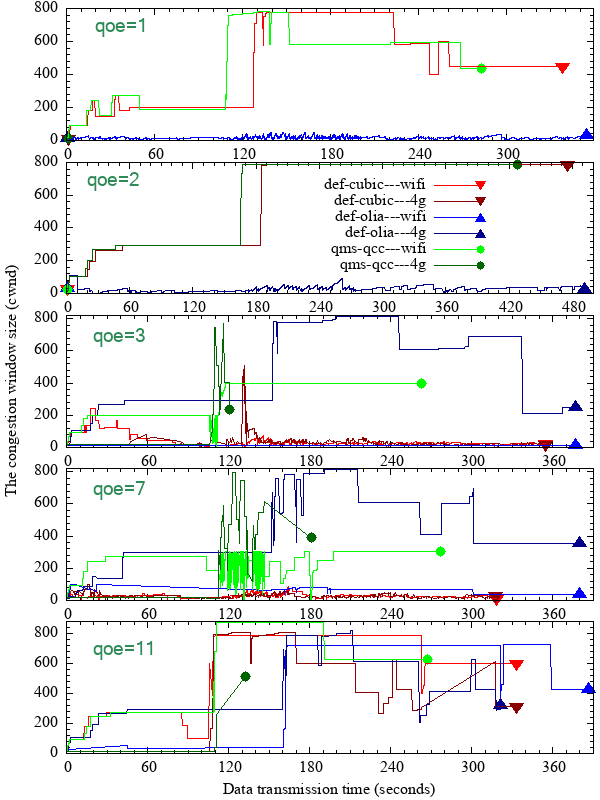

Write gnuplot code to recreate this figure.
# dnf install gnuplot

# /bin/cp /opt/note/paper/xxu/paper/paper-2/gnuplot/test-01---cwnd.plt /root/文档/paper2---original--test--data---20210729---OK/
# /bin/cp /opt/note/paper/xxu/paper/paper-2/gnuplot/test-01---cwnd.plt /mnt/hdd/data/新乡学院/paper/paper-2---testing---results---20210729/paper2---original--test--data---20210729---OK

# cd /root/文档/paper2---original--test--data---20210729---OK/
# cd /mnt/hdd/data/新乡学院/paper/paper-2---testing---results---20210729/paper2---original--test--data---20210729---OK

# gnuplot < test-01---cwnd.plt  > test-01---cwnd.png
# eog     test-01---cwnd.png &
# display test-01---cwnd.png &

# /bin/cp test-0*cwnd.png /opt/note/paper/xxu/paper/paper-2/gnuplot && /bin/cp test-0*cwnd.png /root/图片

reset
set terminal png font "times new roman" size 600,800

# set tmargin 2
# set bmargin 2
# set lmargin 1
# set rmargin 1

if (!exists("MP_LEFT"))   MP_LEFT = .11
if (!exists("MP_RIGHT"))  MP_RIGHT = .99
if (!exists("MP_TOP"))    MP_TOP = .99
if (!exists("MP_BOTTOM")) MP_BOTTOM = .058
if (!exists("MP_GAP"))    MP_GAP = 0.026

# set multiplot layout 6,3
# set multiplot layout 6,3 rowsfirst title "{/:Bold=12 Multiplot with explicit page margins}"
set multiplot layout 5,1 rowsfirst margins screen MP_LEFT, MP_RIGHT, MP_BOTTOM, MP_TOP spacing screen MP_GAP

# set label 1 at  2,1.2  'e-ssthresh'
# set arrow from 1,0.211261 to 186,0.211261  nohead front ls 10 lt 0 lc "green"



set xrange [0:359]
set xtics 0,60,359
set mxtics 6
# set xtics ('' 0, '' 60, '' 120, '' 180, '' 240, '' 300, '' 360)
set yrange [0:800]
set ytics 0,200,800
set mytics 5
# set title "def-cubic-qoe01"
set label 1 at 20,680 "qoe=1" tc rgb "sea-green" font "Microsoft Sans Serif,14"
set label 2 at 337.704775,450 point pt 11 ps 1.5 lc rgb "red"
set label 3 at 1.492032,10 point pt 11 ps 1.5 lc rgb "dark-red"
set label 4 at 354.140469,32 point pt 9 ps 1.5 lc rgb "blue"
set label 5 at 0.771159,10 point pt 9 ps 1.5 lc rgb "dark-blue"
set label 6 at 282.521784,436 point pt 7 ps 1.5 lc rgb "green"
set label 7 at 1.424398,10 point pt 7 ps 1.5 lc rgb "dark-green"
plot \
     "test-01-def-cubic-qoe01.txt---wlan0" using 1:3 with lines lw 1 lt 3 lc "red" title '', \
\
     "test-01-def-cubic-qoe01.txt---rmnet_data" using 1:3 with lines lw 1 lt 3 lc "dark-red" title '', \
\
     "test-01-def-olia-qoe01.txt---wlan0" using 1:3 with lines lw 1 lt 3 lc "blue" title '', \
\
     "test-01-def-olia-qoe01.txt---rmnet_data" using 1:3 with lines lw 1 lt 3 lc "dark-blue" title '', \
\
     "test-01-qms-qcc-qoe01.txt---wlan0" using 1:3 with lines lw 1 lt 3 lc "green" title '', \
\
     "test-01-qms-qcc-qoe01.txt---rmnet_data" using 1:3 with lines lw 1 lt 3 lc "dark-green" title ''


unset label
# unset ylabel
set xrange [0:500]
set xtics 0,60,500
set mxtics 6
# set xtics ('' 0, '' 60, '' 120, '' 180, '' 240, '' 300, '' 360, '' 420, '' 480)
set yrange [0:800]
set ytics 0,200,800
set mytics 5
# set title "def-cubic-qoe02"

set label 12 at 393,668 point pt 11 ps 1.3 lc rgb "red"
set label 13 at 393,570 point pt 11 ps 1.3 lc rgb "dark-red"
set label 14 at 393,460 point pt 9 ps 1.3 lc rgb "blue"
set label 15 at 393,360 point pt 9 ps 1.3 lc rgb "dark-blue"
set label 16 at 393,270 point pt 7 ps 1.3 lc rgb "green"
set label 17 at 393,170 point pt 7 ps 1.3 lc rgb "dark-green"

set label 1 at 20,680 "qoe=2" tc rgb "sea-green" font "Microsoft Sans Serif,14"
set label 2 at 1.024515,28 point pt 11 ps 1.5 lc rgb "red"
set label 3 at 474.965124,788 point pt 11 ps 1.5 lc rgb "dark-red"
set label 4 at 1.027335,28 point pt 9 ps 1.5 lc rgb "blue"
set label 5 at 491.882590,25 point pt 9 ps 1.5 lc rgb "dark-blue"
set label 6 at 1.058780,26 point pt 7 ps 1.5 lc rgb "green"
set label 7 at 427.790590,787 point pt 7 ps 1.5 lc rgb "dark-green"
set key spacing 1.1 font ",12" at 220,120 bottom left samplen 5		# Increasing the value of <some number> should increase the distance between titles.
plot \
     "test-01-def-cubic-qoe02.txt---wlan0" using 1:3 with lines lw 1 lt 3 lc "red" title 'def-cubic---wifi', \
\
     "test-01-def-cubic-qoe02.txt---rmnet_data" using 1:3 with lines lw 1 lt 3 lc "dark-red" title 'def-cubic---4g', \
\
     "test-01-def-olia-qoe02.txt---wlan0" using 1:3 with lines lw 1 lt 3 lc "blue" title 'def-olia---wifi', \
\
     "test-01-def-olia-qoe02.txt---rmnet_data" using 1:3 with lines lw 1 lt 3 lc "dark-blue" title 'def-olia---4g', \
\
     "test-01-qms-qcc-qoe02.txt---wlan0" using 1:3 with lines lw 1 lt 3 lc "green" title 'qms-qcc---wifi', \
\
     "test-01-qms-qcc-qoe02.txt---rmnet_data" using 1:3 with lines lw 1 lt 3 lc "dark-green" title 'qms-qcc---4g'


set ylabel offset 0,0 "The congestion window size (cwnd)"
unset label
# unset ylabel
set xrange [0:390]
set xtics 0,60,390
set mxtics 6
# set xtics ('' 0, '' 60, '' 120, '' 180, '' 240, '' 300, '' 360)
set yrange [0:820]
set ytics 0,200,820
set mytics 5
# set title "def-cubic-qoe03"
set label 1 at 20,680 "qoe=3" tc rgb "sea-green" font "Microsoft Sans Serif,14"
set label 2 at 354.783434,26 point pt 11 ps 1.5 lc rgb "red"
set label 3 at 354.511672,17 point pt 11 ps 1.5 lc rgb "dark-red"
set label 4 at 376.553177,11 point pt 9 ps 1.5 lc rgb "blue"
set label 5 at 376.618821,250 point pt 9 ps 1.5 lc rgb "dark-blue"
set label 6 at 262.552756,396 point pt 7 ps 1.5 lc rgb "green"
set label 7 at 120.875606,236 point pt 7 ps 1.5 lc rgb "dark-green"
plot \
     "test-01-def-cubic-qoe03.txt---wlan0" using 1:3 with lines lw 1 lt 3 lc "red" title '', \
\
     "test-01-def-cubic-qoe03.txt---rmnet_data" using 1:3 with lines lw 1 lt 3 lc "dark-red" title '', \
\
     "test-01-def-olia-qoe03.txt---wlan0" using 1:3 with lines lw 1 lt 3 lc "blue" title '', \
\
     "test-01-def-olia-qoe03.txt---rmnet_data" using 1:3 with lines lw 1 lt 3 lc "dark-blue" title '', \
\
     "test-01-qms-qcc-qoe03.txt---wlan0" using 1:3 with lines lw 1 lt 3 lc "green" title '', \
\
     "test-01-qms-qcc-qoe03.txt---rmnet_data" using 1:3 with lines lw 1 lt 3 lc "dark-green" title ''


unset label
unset ylabel
set xrange [0:390]
set xtics 0,60,390
set mxtics 6
# set xtics ('' 0, '' 60, '' 120, '' 180, '' 240, '' 300, '' 360)
set yrange [0:820]
set ytics 0,200,820
set mytics 5
# set title "def-cubic-qoe07"
set label 1 at 20,680 "qoe=7" tc rgb "sea-green" font "Microsoft Sans Serif,14"
set label 2 at 317.989985,11 point pt 11 ps 1.5 lc rgb "red"
set label 3 at 317.758200,34 point pt 11 ps 1.5 lc rgb "dark-red"
set label 4 at 379.922086,39 point pt 9 ps 1.5 lc rgb "blue"
set label 5 at 379.922305,351 point pt 9 ps 1.5 lc rgb "dark-blue"
set label 6 at 276.668866,306 point pt 7 ps 1.5 lc rgb "green"
set label 7 at 180.977960,391 point pt 7 ps 1.5 lc rgb "dark-green"
plot \
     "test-01-def-cubic-qoe07.txt---wlan0" using 1:3 with lines lw 1 lt 3 lc "red" title '', \
\
     "test-01-def-cubic-qoe07.txt---rmnet_data" using 1:3 with lines lw 1 lt 3 lc "dark-red" title '', \
\
     "test-01-def-olia-qoe07.txt---wlan0" using 1:3 with lines lw 1 lt 3 lc "blue" title '', \
\
     "test-01-def-olia-qoe07.txt---rmnet_data" using 1:3 with lines lw 1 lt 3 lc "dark-blue" title '', \
\
     "test-01-qms-qcc-qoe07.txt---wlan0" using 1:3 with lines lw 1 lt 3 lc "green" title '', \
\
     "test-01-qms-qcc-qoe07.txt---rmnet_data" using 1:3 with lines lw 1 lt 3 lc "dark-green" title ''


set xlabel offset 0,0 "Data transmission time (seconds)"
unset label
unset ylabel
set xrange [0:390]
set xtics 0,60,390
set mxtics 6
# set xtics ('' 0, '' 60, '' 120, '' 180, '' 240, '' 300, '' 360)
set yrange [0:880]
set ytics 0,200,880
set mytics 5
# set title "def-cubic-qoe11"
set label 1 at 20,680 "qoe=11" tc rgb "sea-green" font "Microsoft Sans Serif,14"
set label 2 at 332.674780,600 point pt 11 ps 1.5 lc rgb "red"
set label 3 at 332.650146,310 point pt 11 ps 1.5 lc rgb "dark-red"
set label 4 at 386.521133,424 point pt 9 ps 1.5 lc rgb "blue"
set label 5 at 321.159693,317 point pt 9 ps 1.5 lc rgb "dark-blue"
set label 6 at 267.042209,628 point pt 7 ps 1.5 lc rgb "green"
set label 7 at 132.768153,514 point pt 7 ps 1.5 lc rgb "dark-green"
plot \
     "test-01-def-cubic-qoe11.txt---wlan0" using 1:3 with lines lw 1 lt 3 lc "red" title '', \
\
     "test-01-def-cubic-qoe11.txt---rmnet_data" using 1:3 with lines lw 1 lt 3 lc "dark-red" title '', \
\
     "test-01-def-olia-qoe11.txt---wlan0" using 1:3 with lines lw 1 lt 3 lc "blue" title '', \
\
     "test-01-def-olia-qoe11.txt---rmnet_data" using 1:3 with lines lw 1 lt 3 lc "dark-blue" title '', \
\
     "test-01-qms-qcc-qoe11.txt---wlan0" using 1:3 with lines lw 1 lt 3 lc "green" title '', \
\
     "test-01-qms-qcc-qoe11.txt---rmnet_data" using 1:3 with lines lw 1 lt 3 lc "dark-green" title ''


# using 1:2 with lines lw 1 lt 3 lc "blue" title 'hosta'
# linestyle   连线风格（包括linetype，linewidth等）
# linetype     连线种类
# linewidth   连线粗细
# linecolor   连线颜色
# pointtype   点的种类
# pointsize   点的大小
